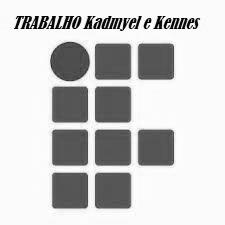
#> input picture arquivo_novo.jpg, 225 x 225 px
$ python efeitoBordas3.py arquivo_novo.jpg
#> lines starting #> are read from the running program, lines starting #| are printed output that depends on the picture
import sys
from PIL import Image, ImageFilter

#abrindo img
if __name__== "__main__":
    #print(f'Quantos argumentos:{len(sys.argv)}')
    for i, arg in enumerate(sys.argv):
        if i == 1:
                entradaPrincipal = arg
        saidaPrincipal = arg

#abrir os arquivos de entrada e saida
img1 = Image.open(entradaPrincipal)
#> img1 is the input picture: PIL image 225x225 RGB; min 0, max 255, mean 202.3

#ciando kernel

kernel1= ImageFilter.Kernel((3,3),(-1,-1,-1,-1,8,-1,-1,-1,-1,), 1, 0)

#aplicando kernel
img2 = img1.filter(kernel1)
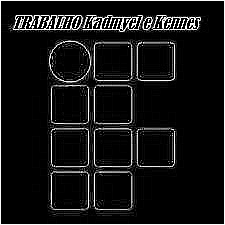
#> img2: PIL image 225x225 RGB; min 0, max 255, mean 20.7

img2.save(saidaPrincipal)
